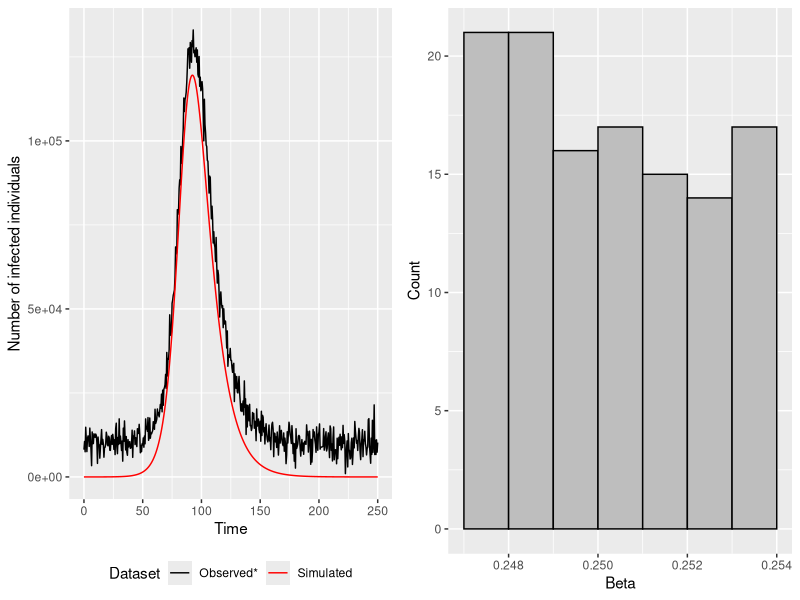
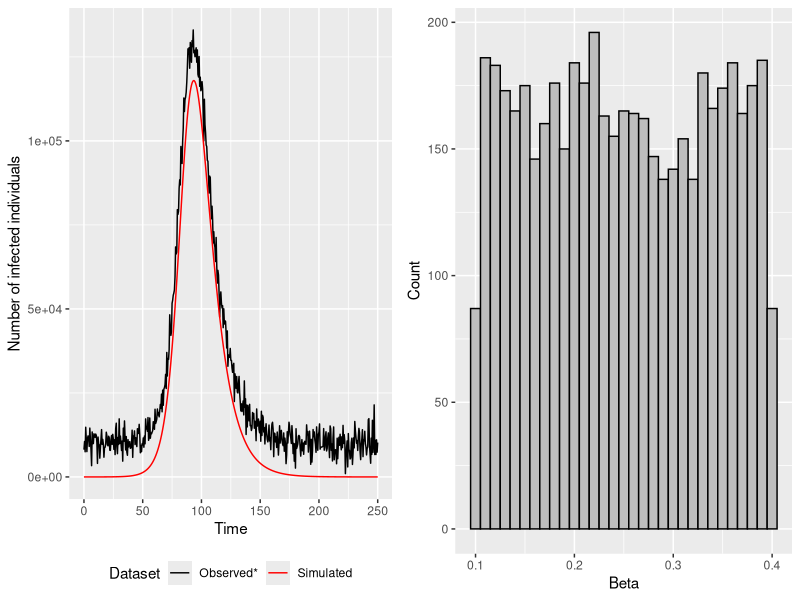

Here is the R script that generated these plots, in order:
#Install and load required packages:

# install.packages('ggplot2')
# install.packages('tidyverse')
# install.packages('gridExtra')
library(ggplot2)
library(tidyverse)
library(gridExtra)

# We use the SIR function from Code C.4:
sir <- function(N, beta, gamma, t.end, dt){
  
  St <- N 
  It <- 1
  Rt <- 0
  
  Susceptible <- c(N) 
  Infected <- c(1)
  Recovered <- c(0)
  
  t <- seq(0, t.end, dt) 
  
  for (i in 2:length(t)){
    St.1 <- St - beta*St*It*dt/N
    It.1 <- It + beta*St*It*dt/N - gamma*It*dt
    Rt.1 <- Rt + gamma*It*dt
    
    Susceptible <- append(Susceptible, St.1)
    Infected <- append(Infected, It.1)
    Recovered <- append(Recovered, Rt.1)
    
    St <- St.1
    It <- It.1
    Rt <- Rt.1
  }
  return(data.frame(t, Susceptible, Infected, Recovered)) 
}

# First we create a synthetic data set of 'observed' infective values using a specific parameter, chosen to be beta = 0.25:

obsdata <- sir(500000, 0.25, 0.1, 250, 0.5)

# We then add some noise to simulate real infection data:

set.seed(1) # Run to reproduce report plot
for(i in 1:nrow(obsdata)){
  obsdata[i,3] <- obsdata[i,3] + rnorm(1, 10000, 3000)
}

min(obsdata[,3]) # We perform a 'sanity check' here - the number of people in a compartment cannot be negative, so if this value < 0, we should run lines 41-50 again until a value >= 0 is returned.

# The algorithm to obtain a sample from an approximate posterior distribution for beta via a rejection sampler proceeds as follows:

abc <- function(N.iter, epsilon, prior.int, obsdata, pars){ 
  # N = number of prior values we try, epsilon = tolerance, prior.int is the interval beta could lie in based on our prior beliefs, obsdata = observed data set we wish to compare to
  # pars = c(N, gamma, t.end, dt, t.start) = vector of values specifying other arguments of SIR function which we want to control
  
  post <- c() # Create vector to store posterior values 
  
  for(i in 1:N.iter){
    # Generate a random value from our uniform prior for beta:
    beta <- runif(1, prior.int[1], prior.int[2]) 
    
    # Simulate data based on this beta:
    data <- sir(pars[1], beta, pars[2], pars[3], pars[4])
    # Calculate the absolute difference between the simulated data and our observed data:
    diff <- abs(data[,3] - obsdata[,3])
    
    j <- 0 # Set counter
    
    # Count the number of simulated points that are within the chosen tolerance of the observed data: 
    for(x in diff){
      if(x < epsilon){
        j <- j + 1
      } 
    }
    # If all points are within the tolerance, we accept this beta as a posterior value:
    if(j == length(diff)){
      post <- append(post, beta)
    }
  }
  return(post)
}

# Run rejection sampler algorithm for our synthetic data:
set.seed(1)
post <- abc(5000, 30000, c(0.1,0.4), obsdata, c(500000,0.1,250,0.5))

# We can see how closely our ABC algorithm has approximated our 'true' beta:
beta_abc <- mean(post) # Use the mean of the posterior values
simuldata <- sir(500000, beta_abc, 0.1, 250, 0.5) # Create simulated data using the posterior mean

# Here we combine the simulated and observed data ready to plot on one graph:
simuldata <- simuldata|>
  mutate(cat="sim")

obsdata <- obsdata|>
  mutate(cat="obs")

# Plot the data v.s. the modelled data based on the posterior mean:
p <- ggplot(rbind(obsdata, simuldata), aes(x=t, y=Infected, color=cat)) + geom_line() + xlab('Time') + ylab('Number of infected individuals')+scale_color_manual(values=c("black","red"), name="Dataset", labels=c("Observed*","Simulated")) + theme(legend.position = 'bottom')

# Plot a posterior histogram for beta:
q <- ggplot(as.data.frame(post), aes(x=post)) + geom_histogram(breaks=c(0.247,0.248,0.249,0.250,0.251,0.252,0.253,0.254), col='black', fill='grey') + xlab('Beta') + ylab('Count')

# View both plots:
grid.arrange(p, q, ncol=2)

# We now explore the effect of tolerance epsilon on the posterior sample:

# Run the rejection sampler with the same arguments as before, but with tolerance epsilon = 21000:
post.2 <- abc(5000, 21000, c(0.1,0.4), obsdata, c(500000,0.1,250,0.5))
# This value gives no output.

set.seed(1) # Run to reproduce report plot
# Run the rejection sampler with the same arguments as before, but with tolerance epsilon = 5000000:
post.3 <- abc(5000, 5000000, c(0.1,0.4), obsdata, c(500000,0.1,250,0.5))

# Create similar plots as before: 
beta_abc.3 <- mean(post.3) 
simuldata.3 <- sir(500000, beta_abc.3, 0.1, 250, 0.5) 

simuldata.3 <- simuldata.3|>
  mutate(cat="sim")

p <- ggplot(rbind(obsdata, simuldata.3), aes(x=t, y=Infected, color=cat)) + geom_line() + xlab('Time') + ylab('Number of infected individuals') + scale_color_manual(values=c("black","red"),name="Dataset",labels=c("Observed*","Simulated")) + theme(legend.position = 'bottom')

q <- ggplot(as.data.frame(post.3), aes(x=post.3)) + geom_histogram(binwidth=0.01, col='black', fill='grey') + xlab('Beta') + ylab('Count')

grid.arrange(p, q, ncol=2)



